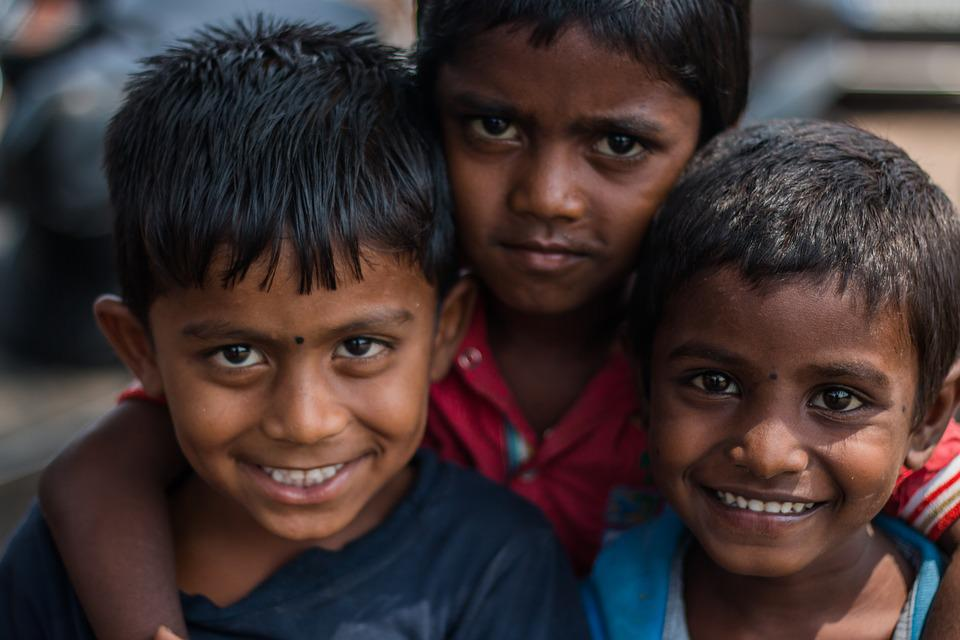
#> input picture deteksi wajah dengan gambar/gambar.jpg, 960 x 640 px
$ python main.py
#> lines starting #> are read from the running program, lines starting #| are printed output that depends on the picture
import cv2

cascade_wajah = cv2.CascadeClassifier(cv2.data.haarcascades +'haarcascade_frontalface_default.xml')
cascade_senyum = cv2.CascadeClassifier(cv2.data.haarcascades +'haarcascade_smile.xml')
font = cv2.FONT_HERSHEY_SIMPLEX

def detect(gray, frame):
	wajah = cascade_wajah.detectMultiScale(gray, 1.29,6)
	for (x, y, w, h) in wajah:
		cv2.rectangle(frame, (x, y), ((x + w), (y + h)), (255, 255, 0), 2)
		cv2.putText(frame,'Wajah',(x, y + -12), font, 1, (255, 255, 0), 2)
		roi_gray = gray[y:y + h, x:x + w]
		roi_color = frame[y:y + h, x:x + w]
		senyum = cascade_senyum.detectMultiScale(roi_gray, 5.3, 6)

		for (sx, sy, sw, sh) in senyum:
			cv2.rectangle(roi_color, (sx, sy), ((sx + sw), (sy + sh)), (0, 255, 255), 2)
			cv2.putText(roi_color,'Senyum',(sx, sy + -12), font, 1, (0, 255, 255), 2)
	return frame

gambar = cv2.imread('gambar.jpg')
#> gambar is the input picture: shape (640, 960, 3); mean B, G, R 49.7, 49.7, 63.4
ubahKeGray = cv2.cvtColor(gambar, cv2.COLOR_BGR2GRAY)
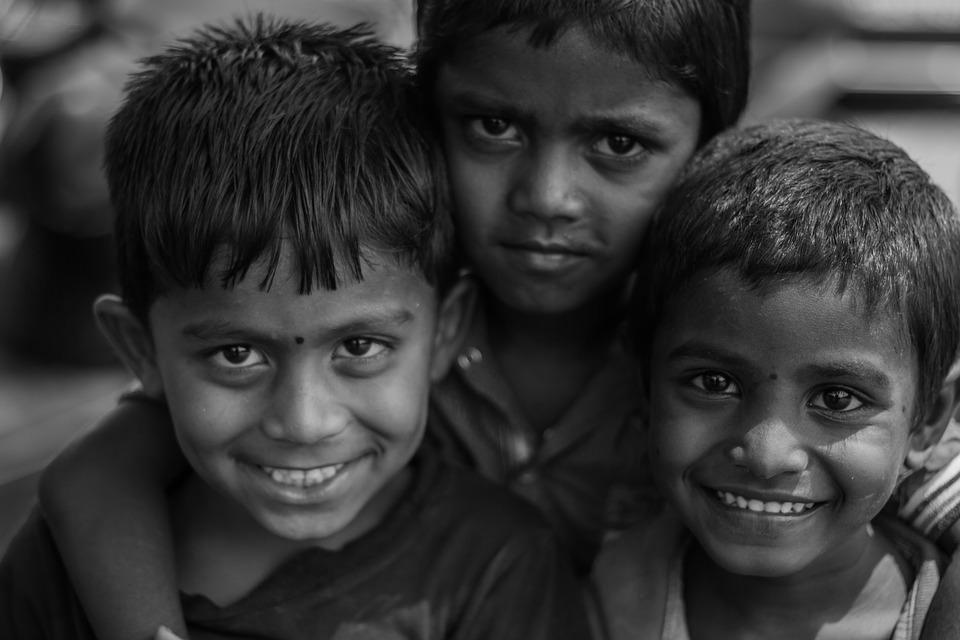
#> ubahKeGray: shape (640, 960); min 0, max 240, mean 53.8
detect(ubahKeGray, gambar)
#> in detect, `wajah = cascade_wajah.detectMultiScale(gray, 1.29,6)`: wajah = [[411, 33, 292, 292], [138, 230, 331, 331], [622, 281, 306, 306]]
#> the loop in detect, `for (x, y, w, h) in wajah:` made 3 passes
#> (x, y, w, h, senyum) on passes 2 to 3: (138, 230, 331, 331, [[67, 190, 191, 95]]), (622, 281, 306, 306, [[52, 178, 191, 95]])
#> pass 1, in detect, `roi_gray = gray[y:y + h, x:x + w]`:
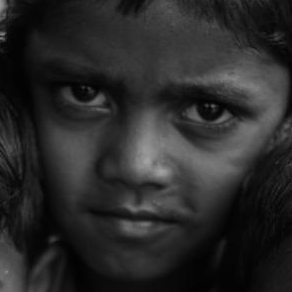
#> roi_gray: shape (292, 292); min 1, max 163, mean 41.5
#> pass 1, in detect, `roi_color = frame[y:y + h, x:x + w]`:
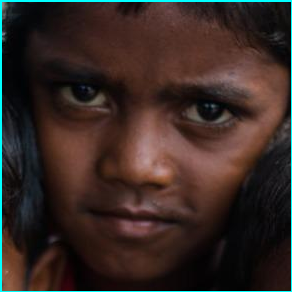
#> roi_color: shape (292, 292, 3); mean B, G, R 36.4, 40.9, 54.6
#> pass 2, in detect, `roi_color = frame[y:y + h, x:x + w]`:
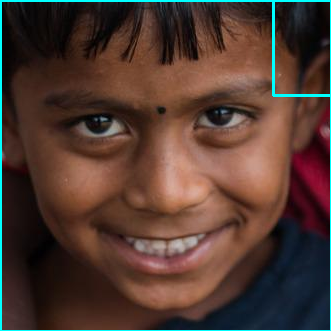
#> roi_color: shape (331, 331, 3); mean B, G, R 49.3, 57.8, 80.6
#> after the loop in detect, `for (x, y, w, h) in wajah:`:
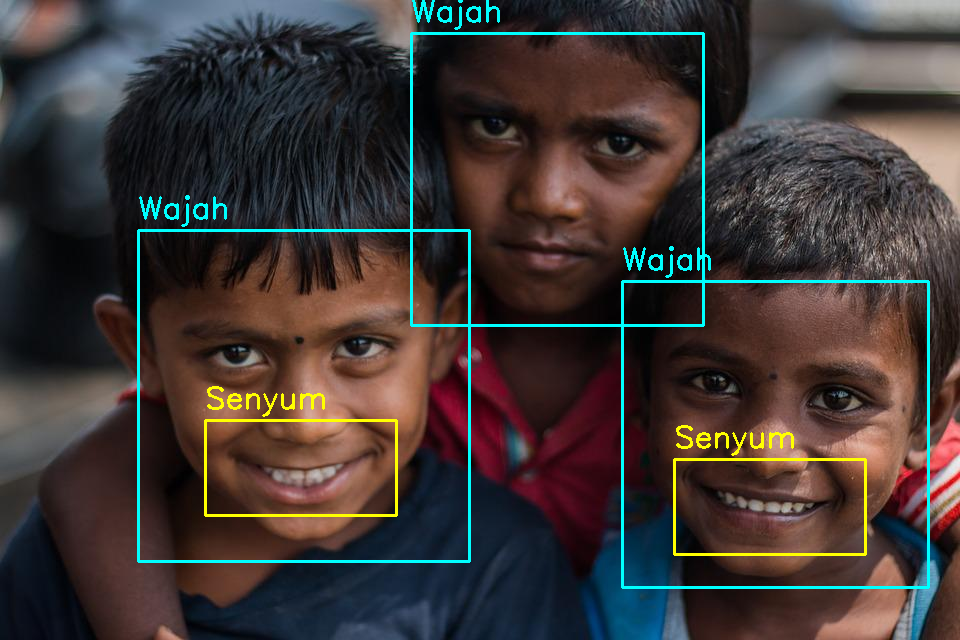
#> frame: shape (640, 960, 3); mean B, G, R 54, 56.1, 63.7
#> after the loop in detect, `for (x, y, w, h) in wajah:`:
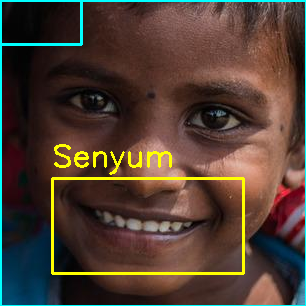
#> roi_color: shape (306, 306, 3); mean B, G, R 50.5, 62, 79.1
#> after the loop in detect, `for (x, y, w, h) in wajah:`:
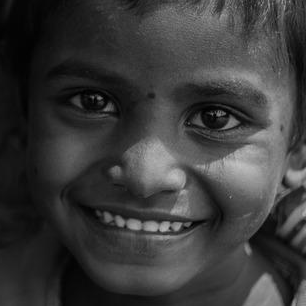
#> roi_gray: shape (306, 306); min 0, max 194, mean 58.5
cv2.imshow('Deteksi Wajah dan Senyum', gambar)
cv2.waitKey()
